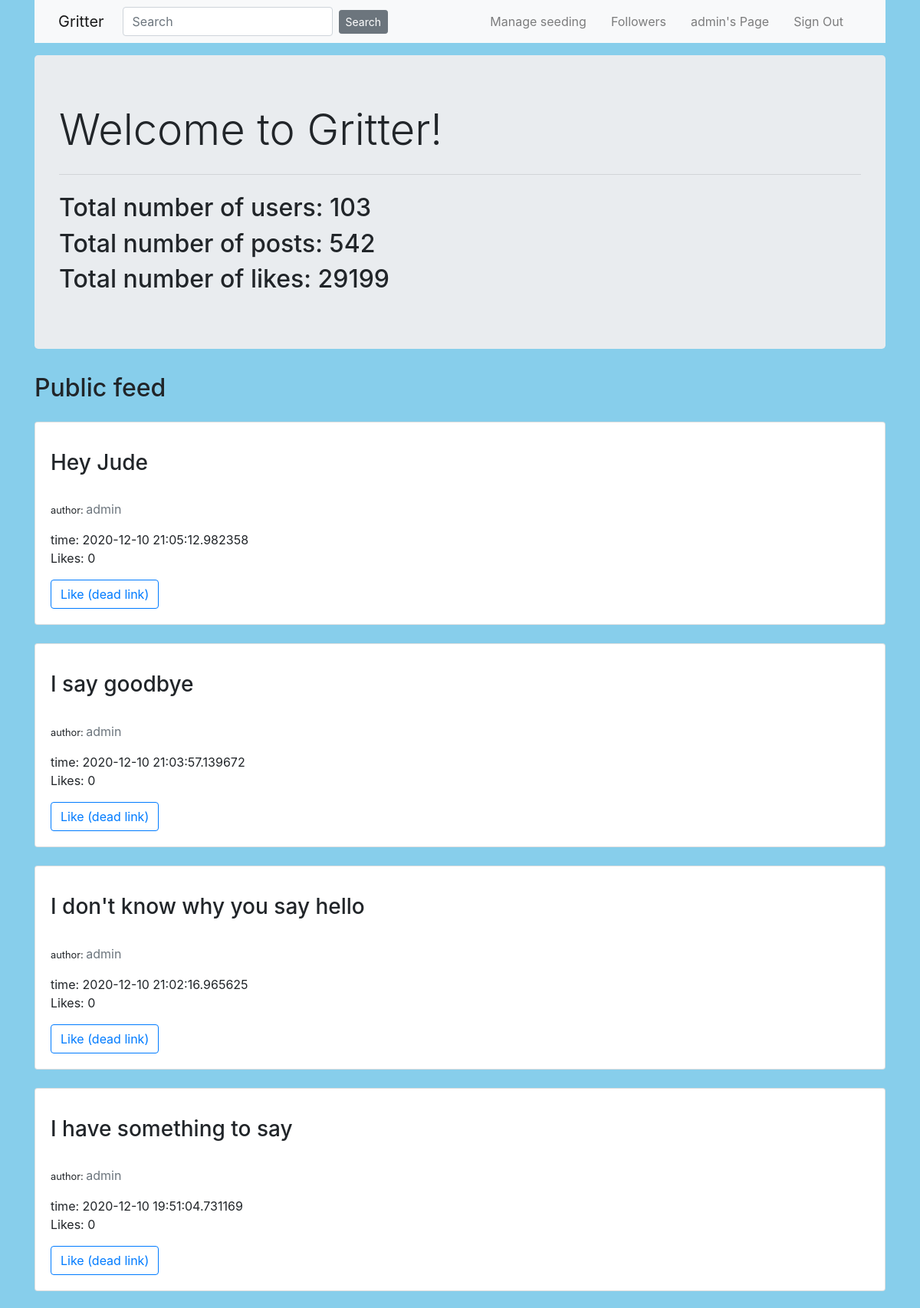
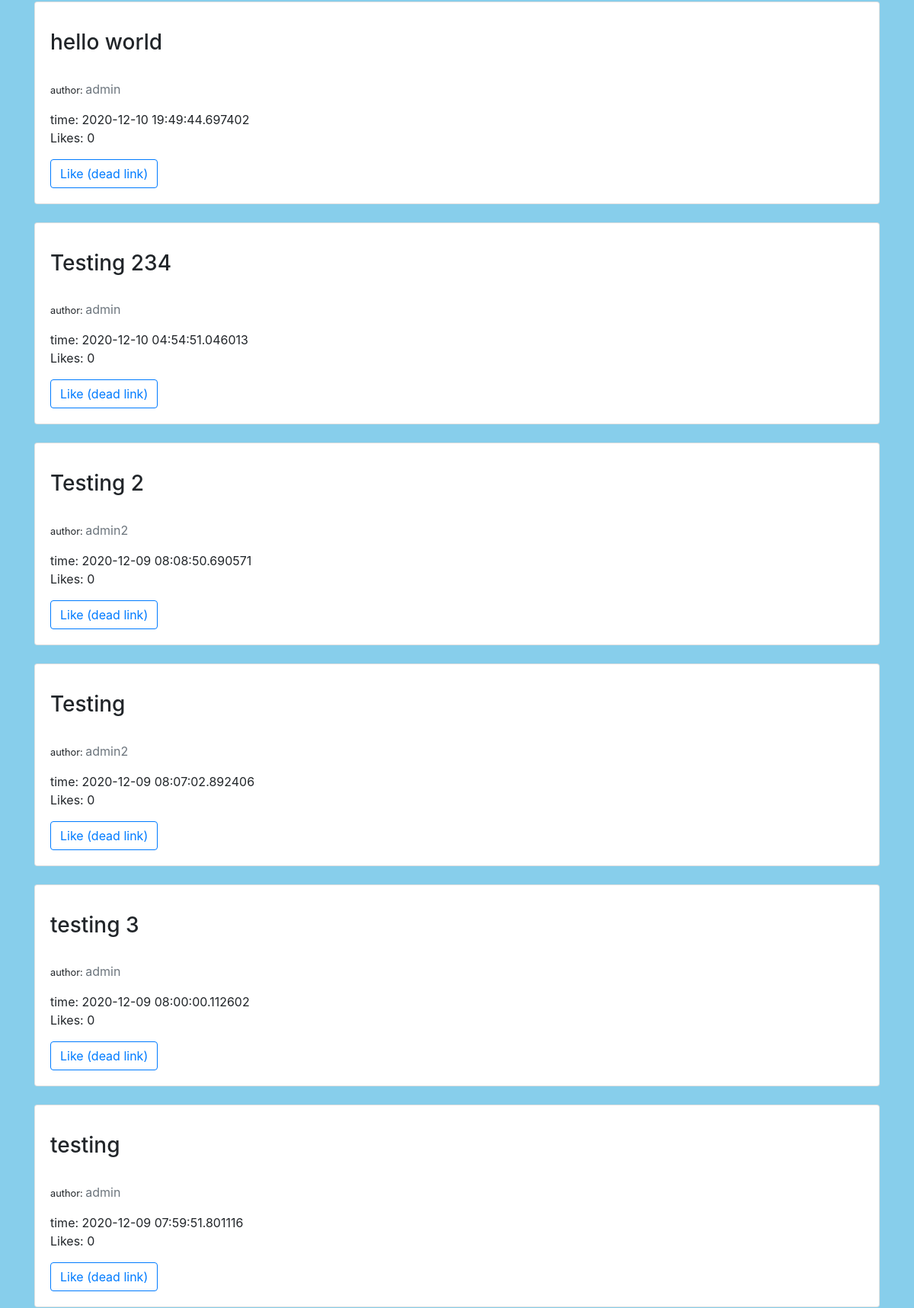
Screenshot of / (signed in, upper part) with the database file from the repository (2 pictures, top to bottom).
### project/models.py (models this page shows, shortened)
class User(UserMixin, db.Model):
    id = db.Column(db.Integer, primary_key=True)
    username = db.Column(db.String(50), unique=True, nullable=False)
    password = db.Column(db.String(128), nullable=False)
    email = db.Column(db.String(100), unique=True, nullable=False)
    posts = db.relationship('Post', backref ='author', lazy='dynamic')
    followed = db.relationship(
        'User', secondary=followers,
        primaryjoin=(followers.c.follower_id == id),
        secondaryjoin=(followers.c.followed_id == id),
        backref=db.backref('followers', lazy='dynamic'), lazy='dynamic')

class Post(db.Model):
    id = db.Column(db.Integer, primary_key=True)
    content = db.Column(db.Text)
    like_count = db.Column(db.Integer, default=0)
    timestamp = db.Column(db.DateTime, index=True, default=datetime.utcnow)
    user_id = db.Column(db.Integer, db.ForeignKey('user.id'))

### project/routes.py (the view)
@app.route('/', methods= ['GET', 'POST'])
def default():
    context = {}
    num_likes = len(Like.query.all())
    context['num_likes'] = num_likes
    num_posts = len(Post.query.all())
    context['num_posts'] = num_posts
    num_users = len(User.query.all())
    context['num_users'] = num_users
    all_posts = get_all_posts_with_like_counts()
    context['posts'] = all_posts
    return render_template('home.html', context=context)

### project/db_queries.py (called while the page is built)
def get_username_by_id(user_id):
    username = User.query.filter(User.id == user_id).first()
    return username

def get_all_posts_with_like_counts():
    result = []
    posts = Post.query.order_by(Post.id.desc()).all()
    for post in posts:
        post_dict = {}
        post_dict['post'] = post
        user = get_username_by_id(post.user_id)
        if user is None:
            post_dict['author'] = 'user not found'
        else:
            post_dict['author'] = user.username
        num_likes = len(Like.query.filter(Like.post_id == post.id).all())
        post_dict['num_likes'] = num_likes
        result.append(post_dict)
    return result

### project/models.py (called while the page is built)
@login.user_loader
def load_user(id):
    return User.query.get(int(id))

### project/templates/home.html (shortened to what this page needs)
{% extends "layout.html" %}
{% block content %}
    <div class="container">
        <div class="jumbotron bg-lt">
            <h1 class="display-4">Welcome to Gritter!</h1>
            <hr class="my-4">
             {% if context %}
                <h2>Total number of users: {{ context.num_users }}</h2>
                <h2>Total number of posts: {{ context.num_posts }}</h2>
                <h2>Total number of likes: {{ context.num_likes }}</h2>
            {% endif %}
        </div>
    </div>
    <div class="container">
        <h2>Public feed</h2>
        {% for post_dict in context.posts %}
            <div class="card mt-4">
                <div class="card-body">
                    <p class="card-text">
                        <p>
                            <h3>{{ post_dict.post.content }} </h3><br>
                            <small>author: </small><a class="text-muted" href="{{ url_for('user', username=post_dict.post.author.username) }}">{{ post_dict.author }}</a>
                        </p>
                        <p>
                            time: {{ post_dict.post.timestamp }} <br>
                            Likes: {{ post_dict.num_likes }}
                        </p>
                    </p>
                    <a class="btn btn-outline-primary" href="#">Like (dead link)</a>
                </div>
            </div>
        {% endfor %}
    </div>
{% endblock content %}

### project/templates/layout.html (shortened to what this page needs)
<!DOCTYPE html>
{% import "bootstrap/wtf.html" as wtf %}
<html>
	<head>
    {% block head %}
        <link rel="stylesheet" href="https://cdn.jsdelivr.net/npm/bootstrap@4.5.3/dist/css/bootstrap.min.css">
		<link rel="stylesheet" href="{{ url_for('static', filename='style.css') }}" />
    {% endblock %}
	</head>
	<body text="#2d7051">
        <div class="container">
            <nav class="navbar navbar-expand-md bg-light navbar-light fixed-left">
              <div class="container">
                <a class="navbar-brand mr-4" href="{{ url_for('home') }}">Gritter</a>
                  <form  class="form-inline" method="POST" action="{{ url_for('search') }}">
                <input class="form-control mr-2" name="search" type="search" placeholder="Search">
                <button class="btn btn-secondary btn-sm" type="submit">Search</button>
                  </form>
                <div class="collapse navbar-collapse" id="navbarToggle">
                    <div class="navbar-nav ml-auto">
                        {% if current_user.username == 'admin' %}
                            <a class="nav-item nav-link mr-3 ml-auto" href="{{ url_for('manage_seeding') }}">Manage seeding</a>
                        {% endif %}
                        {% if current_user.is_authenticated %}
                            <a class="nav-item nav-link mr-3 ml-auto" href="{{ url_for('followers', username=current_user.username) }}">Followers</a>
                            <a class="nav-item nav-link mr-3 ml-auto" href="{{ url_for('user', username=current_user.username) }}">{{current_user.username}}'s Page</a>
                            <a class="nav-item nav-link mr-3 ml-auto" href="{{ url_for('signout') }}">Sign Out</a>
                        {% else  %}
                            <a class="nav-item nav-link mr-3 ml-auto" href="{{ url_for('signup') }}">Sign Up</a>
                            <a class="nav-item nav-link mr-3 ml-auto" href="{{ url_for('signin') }}">Sign In</a>
                        {% endif %}
                    </div>
                </div>
              </div>
            </nav>
        </div>
        <div class="container pt-2">
            <div class="container pt-2">
        </div>
        </div>
        {% block content %}
        {% endblock %}
	</body>
</html>

### project/static/styles/style.css (style rules this page uses)
body { background-color: #87CEEB; }

### rows the page displays
User: username "admin", post.content "Hey Jude", author "admin", post.timestamp "2020-12-10 21:05:12.982358", num_likes "0", post.content "I say goodbye", post.timestamp "2020-12-10 21:03:57.139672", post.content "I don't know why you say hello", post.timestamp "2020-12-10 21:02:16.965625", post.content "I have something to say", post.timestamp "2020-12-10 19:51:04.731169", post.content "hello world", post.timestamp "2020-12-10 19:49:44.697402", post.content "Testing 234", post.timestamp "2020-12-10 04:54:51.046013", post.content "testing 3", post.timestamp "2020-12-09 08:00:00.112602", post.content "testing", post.timestamp "2020-12-09 07:59:51.801116"
User: post.content "Testing 2", author "admin2", post.timestamp "2020-12-09 08:08:50.690571", num_likes "0", post.content "Testing", post.timestamp "2020-12-09 08:07:02.892406"

### other values shown
{{ context.num_users }} "103"
{{ context.num_posts }} "542"
{{ context.num_likes }} "29199"
